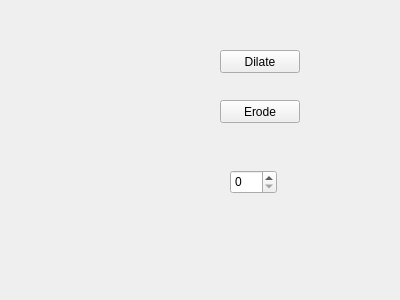
<?xml version="1.0" encoding="UTF-8"?>
<ui version="4.0">
 <class>Mask</class>
 <widget class="QWidget" name="Mask">
  <property name="geometry">
   <rect>
    <x>0</x>
    <y>0</y>
    <width>400</width>
    <height>300</height>
   </rect>
  </property>
  <property name="windowTitle">
   <string>Form</string>
  </property>
  <widget class="QPushButton" name="dilateButton">
   <property name="geometry">
    <rect>
     <x>220</x>
     <y>50</y>
     <width>80</width>
     <height>23</height>
    </rect>
   </property>
   <property name="text">
    <string>Dilate</string>
   </property>
  </widget>
  <widget class="QPushButton" name="erodeButton">
   <property name="geometry">
    <rect>
     <x>220</x>
     <y>100</y>
     <width>80</width>
     <height>23</height>
    </rect>
   </property>
   <property name="text">
    <string>Erode</string>
   </property>
  </widget>
  <widget class="QSpinBox" name="stencilSizeSpinBox">
   <property name="geometry">
    <rect>
     <x>230</x>
     <y>170</y>
     <width>47</width>
     <height>24</height>
    </rect>
   </property>
  </widget>
 </widget>
 <resources/>
 <connections/>
</ui>
